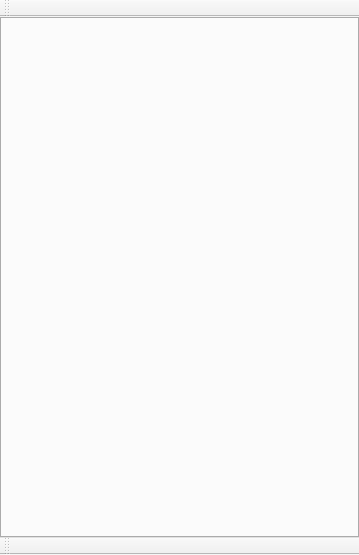
<?xml version="1.0" encoding="UTF-8"?>
<ui version="4.0">
 <class>MainWindow</class>
 <widget class="QMainWindow" name="MainWindow">
  <property name="geometry">
   <rect>
    <x>0</x>
    <y>0</y>
    <width>359</width>
    <height>555</height>
   </rect>
  </property>
  <property name="windowTitle">
   <string>WGS Developer</string>
  </property>
  <widget class="QWidget" name="centralWidget">
   <layout class="QGridLayout" name="gridLayout">
    <property name="leftMargin">
     <number>0</number>
    </property>
    <property name="topMargin">
     <number>0</number>
    </property>
    <property name="rightMargin">
     <number>0</number>
    </property>
    <property name="bottomMargin">
     <number>0</number>
    </property>
    <property name="spacing">
     <number>0</number>
    </property>
    <item row="0" column="0">
     <widget class="QTabWidget" name="tabWidget">
       <property name="layoutTags" stdset="0">
         <stringlist>
           <string>default</string>
         </stringlist>
       </property>
     </widget>
   </item>
   </layout>
  </widget>
  <widget class="QMenuBar" name="defaultMenuBar">
   <property name="geometry">
    <rect>
     <x>0</x>
     <y>0</y>
     <width>359</width>
     <height>21</height>
    </rect>
   </property>
   <property name="path" stdset="0">
    <string/>
   </property>
  </widget>
  <widget class="QToolBar" name="defaultToolBar">
   <property name="windowTitle">
    <string>toolBar</string>
   </property>
   <property name="path" stdset="0">
    <string>ToolBar</string>
   </property>
   <attribute name="toolBarArea">
    <enum>TopToolBarArea</enum>
   </attribute>
   <attribute name="toolBarBreak">
    <bool>false</bool>
   </attribute>
  </widget>
  <widget class="QToolBar" name="toolBar">
   <property name="windowTitle">
    <string>toolBar</string>
   </property>
   <property name="path" stdset="0">
    <string>ToolBar.Test</string>
   </property>
   <attribute name="toolBarArea">
    <enum>BottomToolBarArea</enum>
   </attribute>
   <attribute name="toolBarBreak">
    <bool>false</bool>
   </attribute>
  </widget>
 </widget>
 <layoutdefault spacing="6" margin="11"/>
 <resources/>
 <connections/>
</ui>
